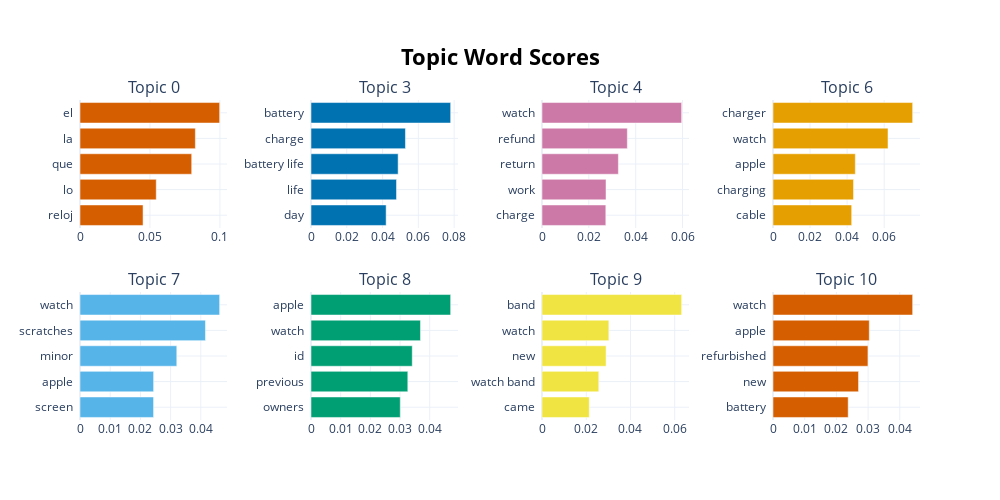

The notebook cell saved with this chart:
### Code cell
topics, probabilities = model.fit_transform(reviews_an)
model.visualize_barchart()

### Figure 1 — Plotly figure (JSON) as saved in the notebook; plotly's stock layout.template omitted (floating-point values rounded to 4 significant figures)
{"data": [{"marker": {"color": "#D55E00"}, "orientation": "h", "type": "bar", "x": [0.04507, 0.05449, 0.07984, 0.08244, 0.09981], "xaxis": "x", "y": ["reloj  ", "lo  ", "que  ", "la  ", "el  "], "yaxis": "y"}, {"marker": {"color": "#0072B2"}, "orientation": "h", "type": "bar", "x": [0.042, 0.04779, 0.0487, 0.05279, 0.07805], "xaxis": "x2", "y": ["day  ", "life  ", "battery life  ", "charge  ", "battery  "], "yaxis": "y2"}, {"marker": {"color": "#CC79A7"}, "orientation": "h", "type": "bar", "x": [0.02725, 0.02733, 0.03261, 0.03643, 0.05962], "xaxis": "x3", "y": ["charge  ", "work  ", "return  ", "refund  ", "watch  "], "yaxis": "y3"}, {"marker": {"color": "#E69F00"}, "orientation": "h", "type": "bar", "x": [0.04247, 0.04346, 0.04442, 0.06206, 0.07537], "xaxis": "x4", "y": ["cable  ", "charging  ", "apple  ", "watch  ", "charger  "], "yaxis": "y4"}, {"marker": {"color": "#56B4E9"}, "orientation": "h", "type": "bar", "x": [0.02436, 0.02438, 0.03204, 0.04154, 0.04624], "xaxis": "x5", "y": ["screen  ", "apple  ", "minor  ", "scratches  ", "watch  "], "yaxis": "y5"}, {"marker": {"color": "#009E73"}, "orientation": "h", "type": "bar", "x": [0.03007, 0.03261, 0.03411, 0.03688, 0.04705], "xaxis": "x6", "y": ["owners  ", "previous  ", "id  ", "watch  ", "apple  "], "yaxis": "y6"}, {"marker": {"color": "#F0E442"}, "orientation": "h", "type": "bar", "x": [0.02137, 0.02567, 0.02896, 0.03022, 0.06312], "xaxis": "x7", "y": ["came  ", "watch band  ", "new  ", "watch  ", "band  "], "yaxis": "y7"}, {"marker": {"color": "#D55E00"}, "orientation": "h", "type": "bar", "x": [0.02372, 0.02699, 0.02995, 0.03037, 0.04406], "xaxis": "x8", "y": ["battery  ", "new  ", "refurbished  ", "apple  ", "watch  "], "yaxis": "y8"}], "layout": {"annotations": [{"font": {"size": 16}, "showarrow": false, "text": "Topic 0", "x": 0.0875, "xanchor": "center", "xref": "paper", "y": 1, "yanchor": "bottom", "yref": "paper"}, {"font": {"size": 16}, "showarrow": false, "text": "Topic 3", "x": 0.3625, "xanchor": "center", "xref": "paper", "y": 1, "yanchor": "bottom", "yref": "paper"}, {"font": {"size": 16}, "showarrow": false, "text": "Topic 4", "x": 0.6375, "xanchor": "center", "xref": "paper", "y": 1, "yanchor": "bottom", "yref": "paper"}, {"font": {"size": 16}, "showarrow": false, "text": "Topic 6", "x": 0.9125, "xanchor": "center", "xref": "paper", "y": 1, "yanchor": "bottom", "yref": "paper"}, {"font": {"size": 16}, "showarrow": false, "text": "Topic 7", "x": 0.0875, "xanchor": "center", "xref": "paper", "y": 0.4, "yanchor": "bottom", "yref": "paper"}, {"font": {"size": 16}, "showarrow": false, "text": "Topic 8", "x": 0.3625, "xanchor": "center", "xref": "paper", "y": 0.4, "yanchor": "bottom", "yref": "paper"}, {"font": {"size": 16}, "showarrow": false, "text": "Topic 9", "x": 0.6375, "xanchor": "center", "xref": "paper", "y": 0.4, "yanchor": "bottom", "yref": "paper"}, {"font": {"size": 16}, "showarrow": false, "text": "Topic 10", "x": 0.9125, "xanchor": "center", "xref": "paper", "y": 0.4, "yanchor": "bottom", "yref": "paper"}], "height": 500, "hoverlabel": {"bgcolor": "white", "font": {"family": "Rockwell", "size": 16}}, "showlegend": false, "title": {"font": {"color": "Black", "size": 22}, "text": "<b>Topic Word Scores", "x": 0.5, "xanchor": "center", "yanchor": "top"}, "width": 1000, "xaxis": {"anchor": "y", "domain": [0, 0.175], "showgrid": true}, "xaxis2": {"anchor": "y2", "domain": [0.275, 0.45], "showgrid": true}, "xaxis3": {"anchor": "y3", "domain": [0.55, 0.725], "showgrid": true}, "xaxis4": {"anchor": "y4", "domain": [0.825, 1], "showgrid": true}, "xaxis5": {"anchor": "y5", "domain": [0, 0.175], "showgrid": true}, "xaxis6": {"anchor": "y6", "domain": [0.275, 0.45], "showgrid": true}, "xaxis7": {"anchor": "y7", "domain": [0.55, 0.725], "showgrid": true}, "xaxis8": {"anchor": "y8", "domain": [0.825, 1], "showgrid": true}, "yaxis": {"anchor": "x", "domain": [0.6, 1], "showgrid": true}, "yaxis2": {"anchor": "x2", "domain": [0.6, 1], "showgrid": true}, "yaxis3": {"anchor": "x3", "domain": [0.6, 1], "showgrid": true}, "yaxis4": {"anchor": "x4", "domain": [0.6, 1], "showgrid": true}, "yaxis5": {"anchor": "x5", "domain": [0, 0.4], "showgrid": true}, "yaxis6": {"anchor": "x6", "domain": [0, 0.4], "showgrid": true}, "yaxis7": {"anchor": "x7", "domain": [0, 0.4], "showgrid": true}, "yaxis8": {"anchor": "x8", "domain": [0, 0.4], "showgrid": true}}}
